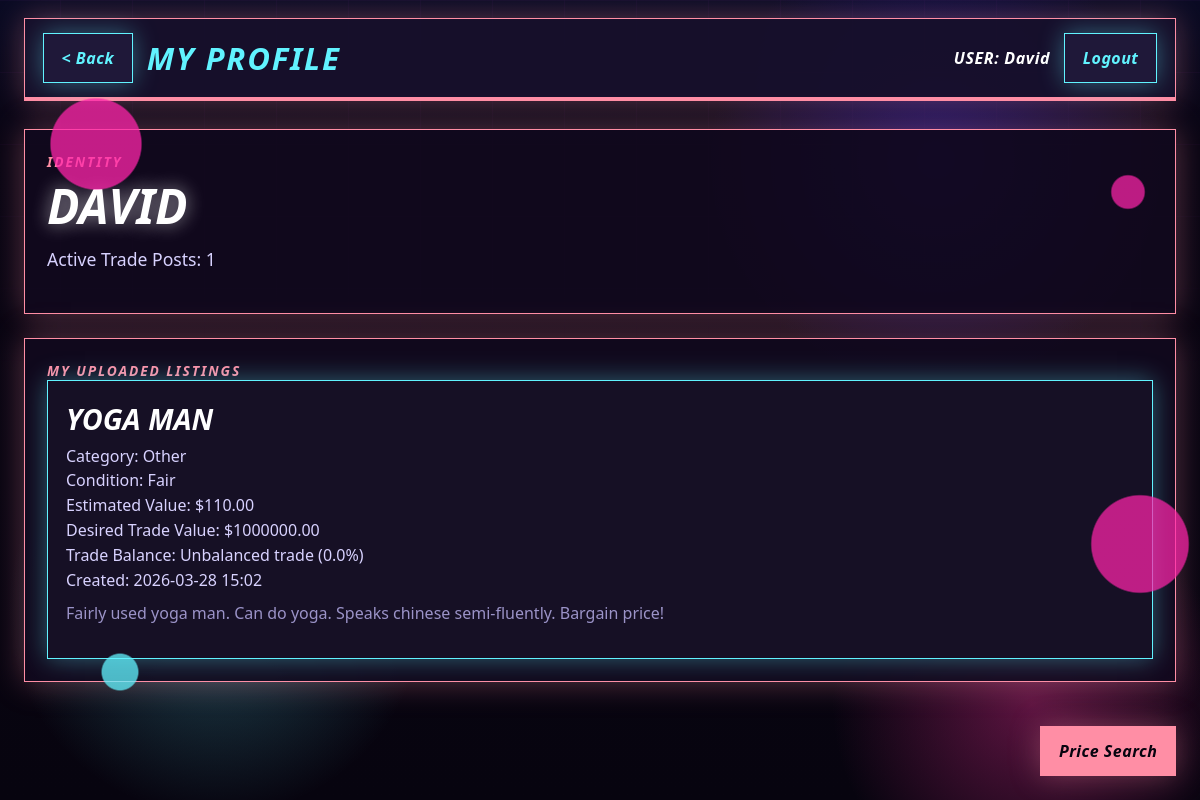
The app's page /profile (signed in) with its own data.
### tables this page shows
CREATE TABLE items (
            id INTEGER PRIMARY KEY AUTOINCREMENT,
            user_id INTEGER NOT NULL,
            title TEXT NOT NULL,
            category TEXT NOT NULL,
            condition TEXT NOT NULL,
            description TEXT,
            estimated_value REAL NOT NULL,
            desired_trade_value REAL NOT NULL,
            photo_path TEXT,
            created_at TEXT NOT NULL,
            FOREIGN KEY(user_id) REFERENCES users(id)
        );

### web_app.py (the view)
@app.route("/profile")
@login_required
def profile():
    listings = decorate_listing_rows(get_user_items(current_user_id()))
    return render_template("profile.html", listings=listings)

### main.py (called while the page is built)
def get_db_connection() -> sqlite3.Connection:
    conn = sqlite3.connect(DB_NAME, timeout=10)
    conn.execute("PRAGMA journal_mode=WAL")
    return conn

def get_user_items(user_id: int) -> list[tuple]:
    conn = get_db_connection()
    cur = conn.cursor()
    cur.execute(
        """
        SELECT id, title, category, condition, description,
               estimated_value, desired_trade_value, photo_path, created_at
        FROM items
        WHERE user_id = ?
        ORDER BY id DESC
        """,
        (user_id,),
    )
    rows = cur.fetchall()
    conn.close()
    return rows

def fairness_score(my_value: float, target_value: float) -> tuple[str, float]:
    if my_value <= 0 or target_value <= 0:
        return "Unknown", 0.0
    ratio = min(my_value, target_value) / max(my_value, target_value)
    score = round(ratio * 100, 1)
    if score >= 90:
        label = "Excellent trade balance"
    elif score >= 75:
        label = "Good trade balance"
    elif score >= 60:
        label = "Possible trade gap"
    else:
        label = "Unbalanced trade"
    return label, score

def format_timestamp(timestamp_text: str) -> str:
    return timestamp_text[:16].replace("T", " ")

### web_app.py (called while the page is built)
def current_user_id() -> int | None:
    user_id = session.get("user_id")
    return int(user_id) if user_id is not None else None

def current_username() -> str:
    return session.get("username", "")

def login_required(view_func):
    @wraps(view_func)
    def wrapped_view(*args, **kwargs):
        if current_user_id() is None:
            return redirect(url_for("auth"))
        return view_func(*args, **kwargs)
    return wrapped_view

def photo_url(photo_path: str) -> str | None:
    if not photo_path:
        return None
    normalized = photo_path.replace("\\", "/")
    uploads_prefix = f"{UPLOADS_DIR}/"
    if normalized.startswith(uploads_prefix):
        return url_for("uploaded_file", filename=normalized[len(uploads_prefix):])
    if os.path.exists(photo_path):
        filename = os.path.basename(photo_path)
        candidate = os.path.join(UPLOADS_DIR, filename)
        if os.path.exists(candidate):
            return url_for("uploaded_file", filename=filename)
    return None

@app.context_processor
def inject_shell_context():
    return {
        "shell_username": current_username(),
        "photo_url": photo_url,
    }

### templates/profile.html (shortened to what this page needs)
{% extends "base.html" %}
{% set topbar_title = "MY PROFILE" %}
{% set back_endpoint = "hub" %}
{% block content %}
<section class="page-grid" style="margin-top: 28px;">
    <section class="panel">
        <div class="section-label">Identity</div>
        <h1 class="section-title">{{ shell_username }}</h1>
        <p class="hero-copy">Active Trade Posts: {{ listings|length }}</p>
    </section>
    <section class="list-panel">
        <div class="section-label">My Uploaded Listings</div>
        {% if listings %}
            <div class="listings-grid">
                {% for listing in listings %}
                    <article class="listing-card">
                        <div class="listing-content">
                            <h2 class="listing-title">{{ listing.title }}</h2>
                            <div class="listing-meta">
                                <div>Category: {{ listing.category }}</div>
                                <div>Condition: {{ listing.condition }}</div>
                                <div>Estimated Value: ${{ '%.2f'|format(listing.estimated_value) }}</div>
                                <div>Desired Trade Value: ${{ '%.2f'|format(listing.desired_trade_value) }}</div>
                                <div>Trade Balance: {{ listing.balance_label }} ({{ listing.balance_score }}%)</div>
                                <div>Created: {{ listing.created_at }}</div>
                            </div>
                            <p class="listing-note">{{ listing.description }}</p>
                        </div>
                    </article>
                {% endfor %}
            </div>
        {% else %}
            <div class="empty-state">You do not have any uploaded trade listings yet. Use Upload Trade from the main hub to create one.</div>
        {% endif %}
    </section>
</section>
{% endblock %}

### static/site.css (style rules this page uses)
:root { --bg-main: #07040f; --bg-panel: rgba(18, 9, 31, 0.9); --bg-card: rgba(23, 17, 38, 0.92); --bg-input: rgba(13, 10, 24, 0.94); --bg-edge: rgba(32, 24, 58, 0.96); --cyan: #61f3ff; --pink: #ff8ea5; --purple: #b05cff; --green: #8affb6; --white: #ffffff; --soft: #d8d2ff; --muted: #9b93c8; --danger: #ff7298; --shadow-cyan: 0 0 24px rgba(97, 243, 255, 0.38); --shadow-pink: 0 0 30px rgba(255, 142, 165, 0.34); --shell-width: 1360px; }
* { box-sizing: border-box; }
html, body { margin: 0; min-height: 100%; }
body { font-family: "Bahnschrift", "Segoe UI", sans-serif; background: radial-gradient(circle at 18% 76%, rgba(97, 243, 255, 0.28), transparent 18%), radial-gradient(circle at 78% 20%, rgba(60, 35, 255, 0.32), transparent 20%), radial-gradient(circle at 86% 88%, rgba(255, 50, 158, 0.34), transparent 16%), linear-gradient(180deg, #0a0b24 0%, #090513 18%, #07040f 100%); color: var(--white); overflow-x: hidden; }
body::before, body::after { content: ""; position: fixed; inset: 0; pointer-events: none; }
body::before { background: linear-gradient(rgba(74, 31, 102, 0.45) 1px, transparent 1px) top center / 100% 72px, linear-gradient(90deg, rgba(74, 31, 102, 0.38) 1px, transparent 1px) top center / 72px 100%; mask: linear-gradient(to bottom, rgba(255,255,255,0.28), transparent 48%); }
body::after { background: radial-gradient(circle at 8% 18%, rgba(255, 36, 170, 0.75) 0 2.8rem, transparent 2.9rem), radial-gradient(circle at 94% 24%, rgba(255, 36, 170, 0.72) 0 1rem, transparent 1.1rem), radial-gradient(circle at 95% 68%, rgba(255, 36, 170, 0.72) 0 3rem, transparent 3.1rem), radial-gradient(circle at 10% 84%, rgba(97, 243, 255, 0.75) 0 1.1rem, transparent 1.2rem); }
.page-grid { display: grid; gap: 24px; }
.hero-title, .section-title, .auth-title { margin: 12px 0; color: var(--white); font-style: italic; font-weight: 800; line-height: 0.95; text-transform: uppercase; text-shadow: 0 0 18px rgba(255,255,255,0.58); }
.hero-copy { max-width: 640px; color: var(--soft); font-size: 1.1rem; line-height: 1.55; }
.panel, .agreement-panel, .form-panel, .list-panel, .thread-panel, .auth-panel { background: var(--bg-panel); border: 1px solid var(--pink); box-shadow: var(--shadow-pink); }
.panel, .agreement-panel, .form-panel, .list-panel, .thread-panel, .auth-panel { padding: 22px; }
.section-label { color: var(--pink); font-size: 0.86rem; font-style: italic; font-weight: 700; letter-spacing: 0.14em; text-transform: uppercase; }
.section-title { font-size: clamp(2rem, 4vw, 3.1rem); }
.listings-grid { display: grid; grid-template-columns: repeat(auto-fit, minmax(290px, 1fr)); gap: 18px; }
.listing-card { background: var(--bg-card); border: 1px solid var(--cyan); box-shadow: var(--shadow-cyan); overflow: hidden; }
.listing-content { padding: 18px; }
.listing-title { font-size: 1.8rem; font-style: italic; font-weight: 800; text-transform: uppercase; margin: 0 0 6px; }
.listing-meta, .thread-meta { color: var(--soft); line-height: 1.55; }
.listing-note { margin-top: 10px; color: var(--muted); }

### records on screen
items: title "YOGA MAN", category "Other", condition "Fair", estimated_value "110.00", desired_trade_value "1000000.00", balance_label "Unbalanced trade", balance_score "0.0", created_at "2026-03-28 15:02", description "Fairly used yoga man. Can do yoga. Speaks chinese semi-fluently. Bargain price!"

### other values on screen
{{ topbar_title or "CYBER XCHANGE" }} "MY PROFILE"
{{ shell_username }} "David"
{{ shell_username }} "DAVID"
{{ listings|length }} "1"
